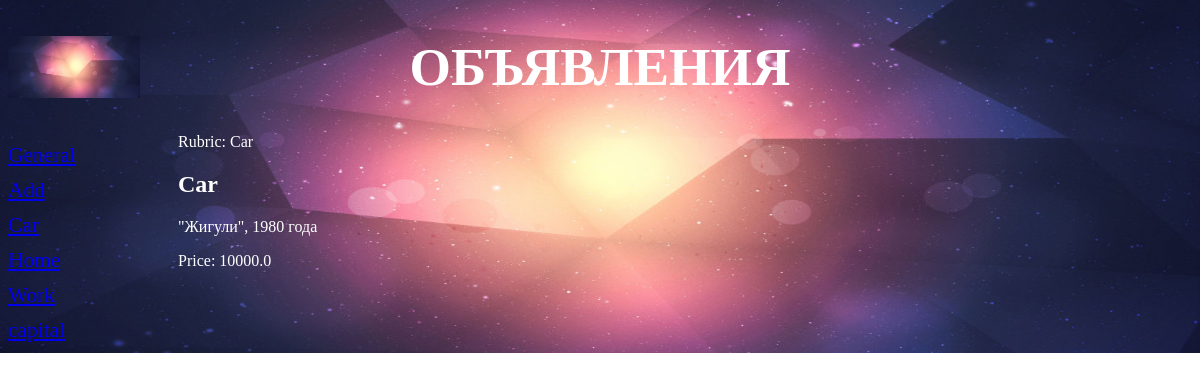
Screenshot of /b/detail/2/ with the database file from the repository.
### bboard/models.py (models this page shows, shortened)
class Rubric(models.Model):
    name = models.CharField(max_length=20, db_index=True, verbose_name = 'Title')
    class Meta:
        verbose_name_plural = 'Rubrics'
        verbose_name = 'Rubric'
        ordering = ['name']

class Bb(models.Model):
    Kinds = (
        (None,'Choose advertise'),
        ('buy','Buy'),
        ('sell','Sell'),
        ('change','Change'),
    )
    title = models.CharField(max_length=50, verbose_name = 'Goods')
    content = models.TextField(null=True, blank=True, verbose_name = 'Describe')
    price = models.FloatField(null=True, blank=True, verbose_name = "Price", validators = [validate_even])
    published = models.DateTimeField(auto_now_add=True, db_index=True, verbose_name = "PublishedDate")
    rubric = models.ForeignKey('Rubric', null=True, on_delete=models.PROTECT, verbose_name='Rubric',related_name='entries')
    kind = models.CharField(max_length=10, choices = Kinds,verbose_name='Some Kind of Choises')
    class Meta:
        verbose_name_plural = 'Publication'
        verbose_name = 'Publication'
        ordering = ['-published']
    def title_and_price(self):
        if self.price:
            return '%s (%.3f)' % (self.title, self.price)
        else:
            return self.title
    title_and_price.short_description = "Title and price"

### bboard/views.py (the view)
# urls.py: path('detail/<int:pk>/', BbDetailView.as_view(), name='detail'),
class BbDetailView(DetailView):
    model = Bb
    def get_context_data(self,*args,**kwargs):
        context = super().get_context_data(*args,**kwargs)
        context['rubrics'] = Rubric.objects.all()
        return context

### bboard/templates/bboard/bb_detail.html (shortened to what this page needs)
{% extends "layout/basic.html" %}
{% block content %}
<p> Rubric: {{bb.rubric.name}} </p>
<h2> {{bb.title}} </h2>
<p> {{bb.content}} </p>
<p> Price: {{bb.price}} </p>
{% endblock %}

### bboard/templates/layout/basic.html (shortened to what this page needs)
{% load static %}
<!DOCTYPE html>
<html>
<head>
    <link rel="stylesheet" type="text/css" href="{% static 'bboard/style.css' %}">
</head>
<body>
<header>
<h1>Объявления</h1>
</header>
<nav>
    <a href="{% url 'index' %}">General</a>
    <a href="{% url 'add' %}">Add</a>
    {% for rubric in rubrics %}
        <a href="{% url 'by_rubric' rubric.pk %}">{{ rubric.name }}</a>
    {% endfor %}
</nav>
<section>
{% block content %}
{% endblock %}
</section>
</body>
</html>

### bboard/static/bboard/style.css (style rules this page uses)
body { background: url("./bg.jpg") no-repeat; -moz-background-size: 100%; -webkit-background-size: 100%; -o-background-size: 100%; }
header h1 { font-size: 40pt; text-transform: uppercase; text-align: center; color: white; background: url("./bg.jpg") left / auto 100% no-repeat; }
nav { font-size: 16pt; width: 150px; float: left; }
nav a { display: block; margin: 10px 0px; }
section { margin-left: 170px; color:white; }

### rows the page displays
Rubric: name "Home"
Rubric: name "Work"
Bb: rubric.name "Car", title "Car", content "\"Жигули\", 1980 года", price "10000.0"
